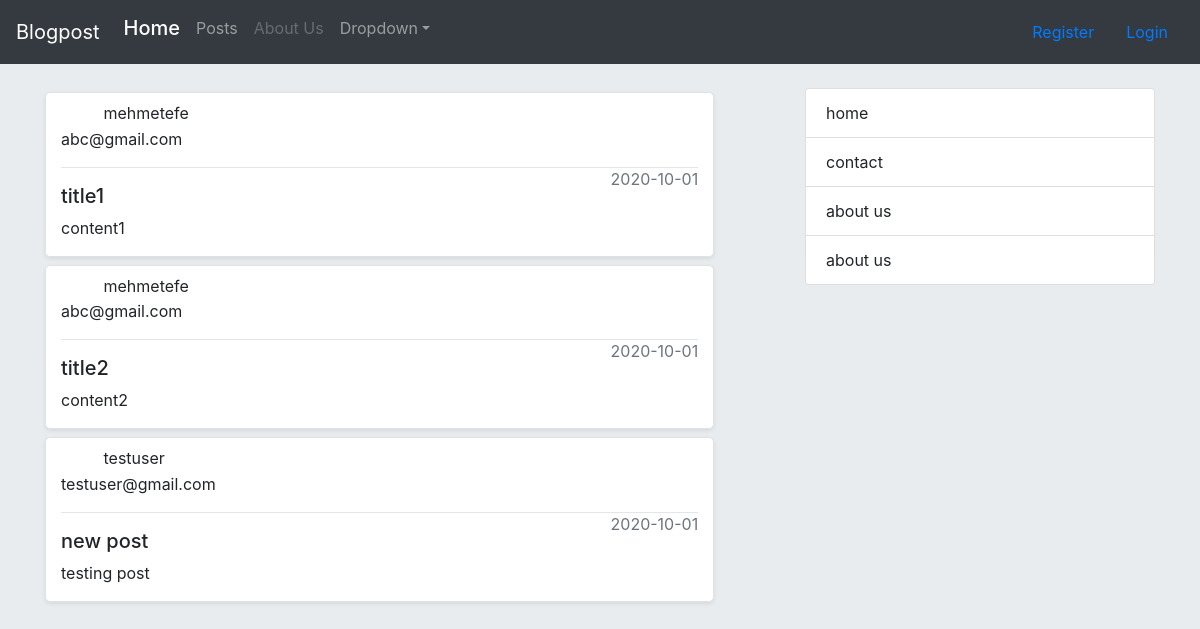
The page /posts on the database its author committed.
### flaskapp/models.py (models this page shows, shortened)
class Post(db.Model):
    id = db.Column(db.Integer, primary_key=True)
    title = db.Column(db.String(50), nullable=False)
    content = db.Column(db.Text ,nullable=False)
    date = db.Column(db.DateTime, default = datetime.utcnow)
    user_id = db.Column(db.Integer, db.ForeignKey("user.id"), nullable=False)

class User(db.Model, UserMixin):
    id = db.Column(db.Integer, primary_key=True)
    Username = db.Column(db.String(20), unique=True, nullable=False)
    email = db.Column(db.String(100), unique=True, nullable=False)
    user_image = db.Column(db.String(20), nullable=False, default="default.jpg")
    password = db.Column(db.String(20), nullable=False)
    posts = db.relationship("Post", backref="author", lazy=True)

### flaskapp/routes.py (the view)
@app.route("/posts")
def posts():
    all_posts = Post.query.all()
    return render_template("index.html", posts=all_posts, title="posts")

### flaskapp/templates/index.html (shortened to what this page needs)
{% extends 'base.html' %}
{% block body%}
<div class="col-md-12 pt-4">
    <div class="row">
    {% for post in posts %}
        <div class=" col-md-11 shadow-sm border rounded-lg  pt-2  my-1 bg-white">
            <div>
                {{post.author.Username}}
                <p>{{post.author.email}}</p>
                <p class="text-muted float-right">{{post.date.date()}}</p>
                <hr>
                <div>
                    <h5 >{{post.title}}</h5>
                    <p >{{post.content}}</p>
                </div>
            </div>
        </div>
    {% endfor %}
    </div>
</div>
{% endblock %}

### flaskapp/templates/base.html (shortened to what this page needs)
<!DOCTYPE html>
<html lang="en">
<head>
    <link rel="stylesheet" href="https://stackpath.bootstrapcdn.com/bootstrap/4.5.2/css/bootstrap.min.css">
</head>
<body style="background-color: #e9ecef;">
    <nav class="navbar navbar-expand-sm navbar-dark bg-dark">
        <a class="navbar-brand" href="/">Blogpost</a>
        <div class="collapse navbar-collapse" id="navbarsExample03">
          <ul class="navbar-nav mr-auto">
            <li class="nav-item active">
              <a class="nav-link" href="/"><h5>Home</h5> <span class="sr-only">(current)</span></a>
            </li>
            <li class="nav-item">
              <a class="nav-link" href="/posts">Posts</a>
            </li>
            <li class="nav-item">
              <a class="nav-link disabled" href="#" tabindex="-1" aria-disabled="true">About Us</a>
            </li>
            <li class="nav-item dropdown">
              <a class="nav-link dropdown-toggle" href="#" id="dropdown03" data-toggle="dropdown" aria-haspopup="true" aria-expanded="false">Dropdown</a>
            </li>
          </ul>
          <form class="form-inline my-2 my-md-0">
            {% if current_user.is_authenticated %}
              <a class="nav-link" href="{{url_for('newpost')}}">New Post</a>
              <a class="nav-link" href="{{url_for('account')}}">Account</a>
              <a class="nav-link" href="{{url_for('logout')}}"">Logout</a>
            {% else %}
              <a class="nav-link" href="{{url_for('register')}}"">Register</a>
              <a class="nav-link" href="{{ url_for('login') }}"">Login</a>
            {% endif %}
          </form>
        </div>
      </nav>
    <div >
      <div class="container" >
        <div class="row">
          <div class="col-md-8" >
            {% block body %} {% endblock %}
          </div>
          <div class="col-md-4" >
            <div >
              <ul class=" list-group mt-4">
                <li class="list-group-item" >home</li>
                <li class="list-group-item">contact</li>
                <li class="list-group-item">about us</li>
                <li class="list-group-item">about us</li>
              </ul>
            </div>
          </div>
        </div>
      </div>
    </div>
</body>
</html>

### rows shown on the page
Post: author.Username "mehmetefe", author.email "abc@gmail.com", date "2020-10-01", title "title1", content "content1"
Post: author.Username "mehmetefe", author.email "abc@gmail.com", date "2020-10-01", title "title2", content "content2"
Post: author.Username "testuser", author.email "testuser@gmail.com", date "2020-10-01", title "new post", content "testing post"
